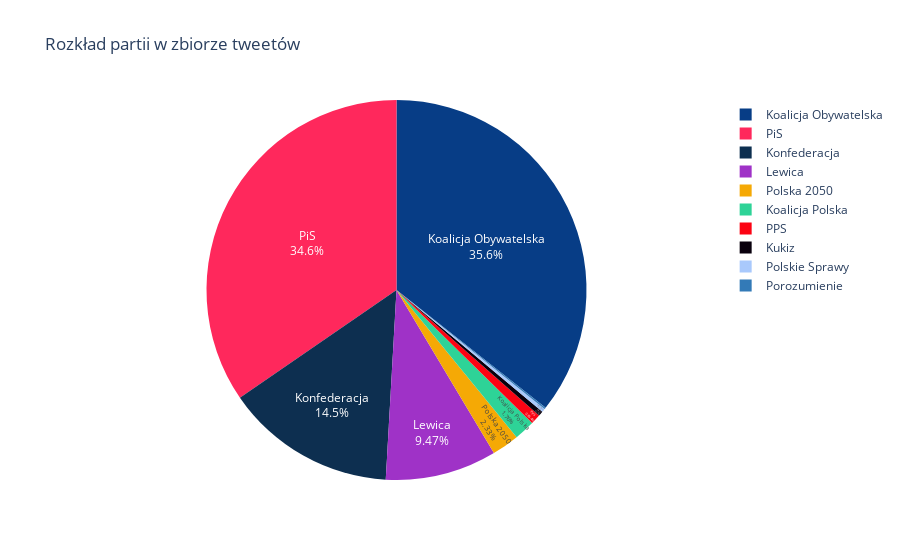

Notebook cell for this chart:
### Code cell
fig = px.pie(df, values='Unikalne tweety', names='Partia', title='Rozkład partii w zbiorze tweetów', color="Partia", color_discrete_map=parties_color_map)
fig.update_traces(textposition='inside', textinfo='percent+label')
fig.show()

### Figure 1 — Plotly figure (JSON) as saved in the notebook; plotly's stock layout.template omitted (floating-point values rounded to 4 significant figures)
{"data": [{"customdata": [["Koalicja Obywatelska"], ["Koalicja Polska"], ["Konfederacja"], ["Kukiz"], ["Lewica"], ["PiS"], ["Polska 2050"], ["Polskie Sprawy"], ["Porozumienie"], ["PPS"]], "domain": {"x": [0, 1], "y": [0, 1]}, "hovertemplate": "Partia=%{customdata[0]}<br>Unikalne tweety=%{value}<extra></extra>", "labels": ["Koalicja Obywatelska", "Koalicja Polska", "Konfederacja", "Kukiz", "Lewica", "PiS", "Polska 2050", "Polskie Sprawy", "Porozumienie", "PPS"], "legendgroup": "", "marker": {"colors": ["rgb(7, 61, 134)", "rgb(46, 211, 151)", "rgb(13,47,80)", "rgb(9, 0, 13)", "rgb(159, 50, 199)", "rgb(255, 40, 92)", "rgb(245, 169, 5)", "rgb(169, 201, 252)", "rgb(51, 122, 183)", "rgb(252, 3, 19)"]}, "name": "", "showlegend": true, "textinfo": "percent+label", "textposition": "inside", "type": "pie", "values": [110907, 5477, 45162, 1302, 29471, 107632, 7240, 924, 425, 2659]}], "layout": {"legend": {"tracegroupgap": 0}, "title": {"text": "Rozkład partii w zbiorze tweetów"}}}
